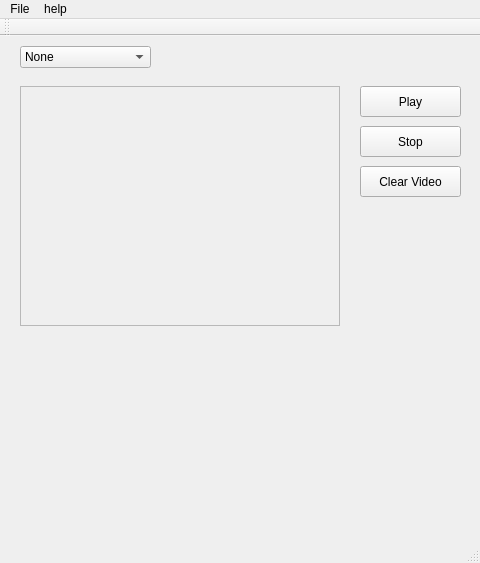
<?xml version="1.0" encoding="UTF-8"?>
<ui version="4.0">
 <class>MainWindowClass</class>
 <widget class="QMainWindow" name="MainWindowClass">
  <property name="geometry">
   <rect>
    <x>0</x>
    <y>0</y>
    <width>480</width>
    <height>563</height>
   </rect>
  </property>
  <property name="windowTitle">
   <string>MainWindow</string>
  </property>
  <widget class="QWidget" name="centralWidget">
   <widget class="QLabel" name="mylabel">
    <property name="geometry">
     <rect>
      <x>20</x>
      <y>50</y>
      <width>320</width>
      <height>240</height>
     </rect>
    </property>
    <property name="frameShape">
     <enum>QFrame::StyledPanel</enum>
    </property>
    <property name="text">
     <string/>
    </property>
   </widget>
   <widget class="QComboBox" name="comboBox">
    <property name="geometry">
     <rect>
      <x>20</x>
      <y>10</y>
      <width>131</width>
      <height>22</height>
     </rect>
    </property>
    <item>
     <property name="text">
      <string>None</string>
     </property>
    </item>
    <item>
     <property name="text">
      <string>SVM</string>
     </property>
    </item>
    <item>
     <property name="text">
      <string>Optical Flow</string>
     </property>
    </item>
   </widget>
   <widget class="QPushButton" name="play">
    <property name="geometry">
     <rect>
      <x>360</x>
      <y>50</y>
      <width>101</width>
      <height>31</height>
     </rect>
    </property>
    <property name="text">
     <string>Play</string>
    </property>
   </widget>
   <widget class="QPushButton" name="stop">
    <property name="geometry">
     <rect>
      <x>360</x>
      <y>90</y>
      <width>101</width>
      <height>31</height>
     </rect>
    </property>
    <property name="text">
     <string>Stop</string>
    </property>
   </widget>
   <widget class="QPushButton" name="clearvideo">
    <property name="geometry">
     <rect>
      <x>360</x>
      <y>130</y>
      <width>101</width>
      <height>31</height>
     </rect>
    </property>
    <property name="text">
     <string>Clear Video</string>
    </property>
   </widget>
   <widget class="qcustomplot" name="graph" native="true">
    <property name="geometry">
     <rect>
      <x>10</x>
      <y>300</y>
      <width>451</width>
      <height>201</height>
     </rect>
    </property>
   </widget>
  </widget>
  <widget class="QMenuBar" name="menuBar">
   <property name="geometry">
    <rect>
     <x>0</x>
     <y>0</y>
     <width>480</width>
     <height>21</height>
    </rect>
   </property>
   <widget class="QMenu" name="menuFile">
    <property name="title">
     <string>File</string>
    </property>
    <addaction name="actionOpen_2"/>
   </widget>
   <widget class="QMenu" name="menuhelp">
    <property name="title">
     <string>help</string>
    </property>
    <addaction name="actionabout_CarDetector"/>
   </widget>
   <addaction name="menuFile"/>
   <addaction name="menuhelp"/>
  </widget>
  <widget class="QToolBar" name="mainToolBar">
   <attribute name="toolBarArea">
    <enum>TopToolBarArea</enum>
   </attribute>
   <attribute name="toolBarBreak">
    <bool>false</bool>
   </attribute>
  </widget>
  <widget class="QStatusBar" name="statusBar"/>
  <action name="actionabout_CarDetector">
   <property name="checkable">
    <bool>true</bool>
   </property>
   <property name="text">
    <string>about CarDetector</string>
   </property>
  </action>
  <action name="actionExit">
   <property name="checkable">
    <bool>true</bool>
   </property>
   <property name="icon">
    <iconset>
     <normaloff>../../../../Pictures/AGH.PNG</normaloff>../../../../Pictures/AGH.PNG</iconset>
   </property>
   <property name="text">
    <string>Exit</string>
   </property>
  </action>
  <action name="actionsomething">
   <property name="text">
    <string>something</string>
   </property>
  </action>
  <action name="OpenFile">
   <property name="checkable">
    <bool>true</bool>
   </property>
   <property name="text">
    <string>Open File</string>
   </property>
  </action>
  <action name="actionExit_2">
   <property name="text">
    <string>Exit</string>
   </property>
  </action>
  <action name="actionOpen">
   <property name="text">
    <string>Open</string>
   </property>
  </action>
  <action name="actionOpen_2">
   <property name="text">
    <string>Open</string>
   </property>
  </action>
 </widget>
 <layoutdefault spacing="6" margin="11"/>
 <customwidgets>
  <customwidget>
   <class>qcustomplot</class>
   <extends>QWidget</extends>
   <header location="global">qcustomplot.h</header>
   <container>1</container>
  </customwidget>
 </customwidgets>
 <resources>
  <include location="MainWindow.qrc"/>
 </resources>
 <connections/>
</ui>
